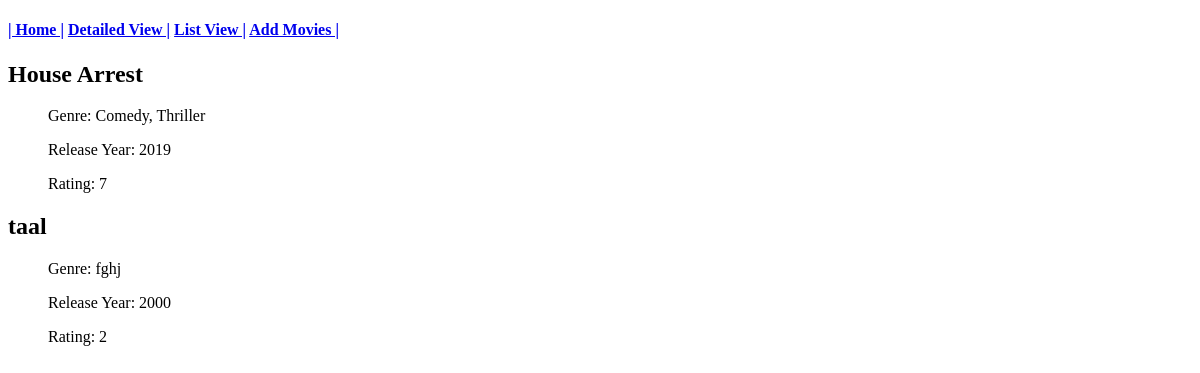
/movie/detail/, run on an earlier commit of the app's database.
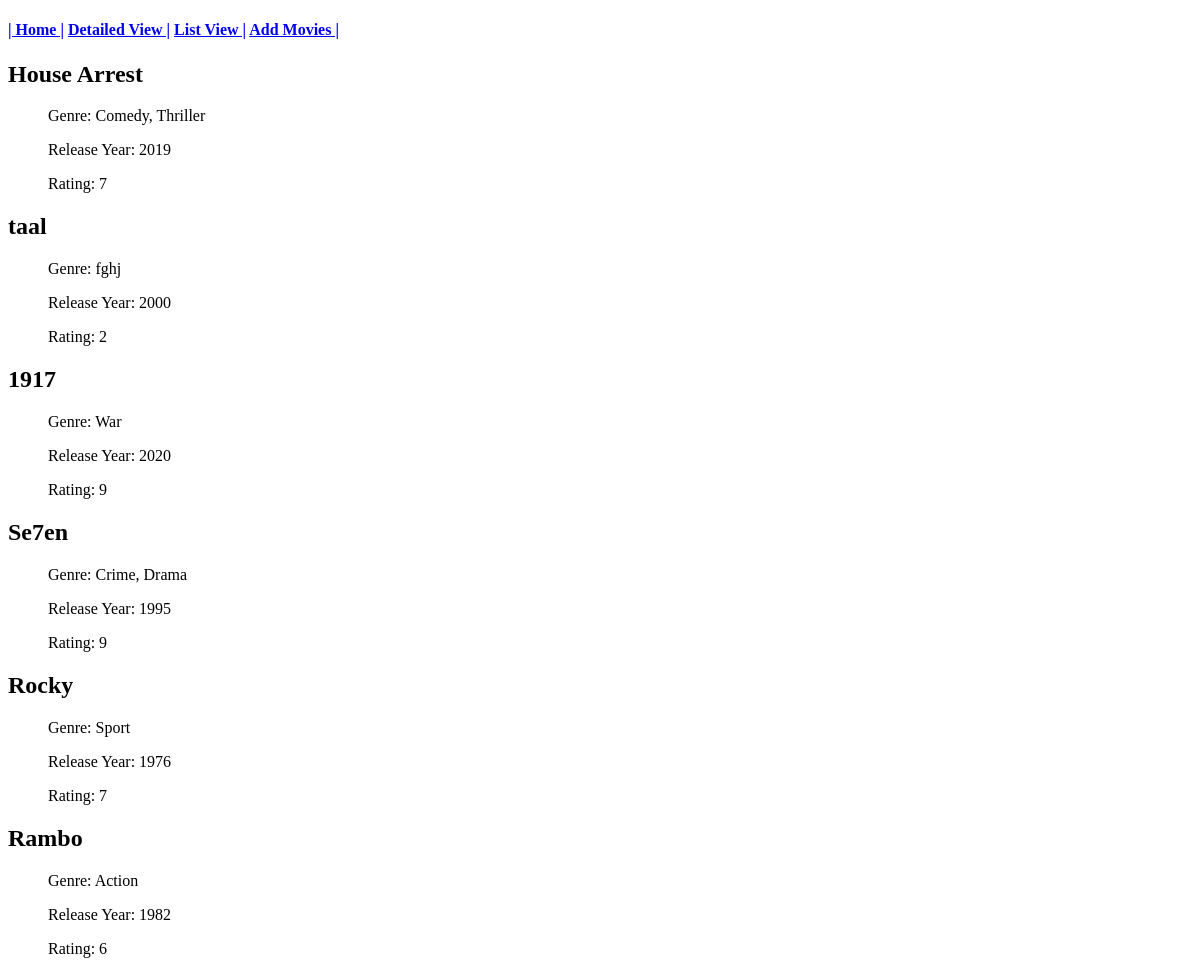
And on a later commit of the database.
### movie/models.py (models this page shows, shortened)
class Movie(models.Model):
    title = models.CharField(max_length=150, unique=True)
    genre = models.CharField(max_length=75, )
    release = models.CharField(max_length=4, help_text='Enter the initial release year')
    rating = models.CharField(max_length=1,help_text="Enter a value from 1 to 10")

### movie/views.py (the view)
# urls.py: path('detail/', movie_detail_view, name='movie-detail'),
def movie_detail_view(request):
    movie = Movie.objects.all()
    context = {
        'movie': movie
    }
    return render(request, 'movie/movie_detail.html', context)

### templates/movie/movie_detail.html
{% extends 'movie/movie_base.html' %}
{% block content %}
    {% for m in movie %}
        <h2>{{ m.title }}</h2>
            <ul>Genre:        {{ m.genre }}</ul>
            <ul>Release Year: {{ m.release}}</ul>
            <ul>Rating:       {{ m.rating }}</ul>
    {% endfor %}
{% endblock content %}

### templates/movie/movie_base.html (shortened to what this page needs)
<!DOCTYPE html>
<html lang="en">
<head>
</head>
<body>
    <h4><a href="{% url 'movie-home' %}">| Home |</a>
        <a href="{% url 'movie-detail' %}"> Detailed View |</a>
        <a href="{% url 'movie-list' %}"> List View |</a>
        <a href="{% url 'movie-add' %}"> Add Movies |</a>
    </h4>
    {% block content %}
    {% endblock %}
</body>
</html>

What changed in the data, as far as the page shows it:
added Movie: title "1917", genre "War", release "2020", rating "9"
added Movie: title "Se7en", genre "Crime, Drama", release "1995", rating "9"
added Movie: title "Rocky", genre "Sport", release "1976", rating "7"
added Movie: title "Rambo", genre "Action", release "1982", rating "6"
